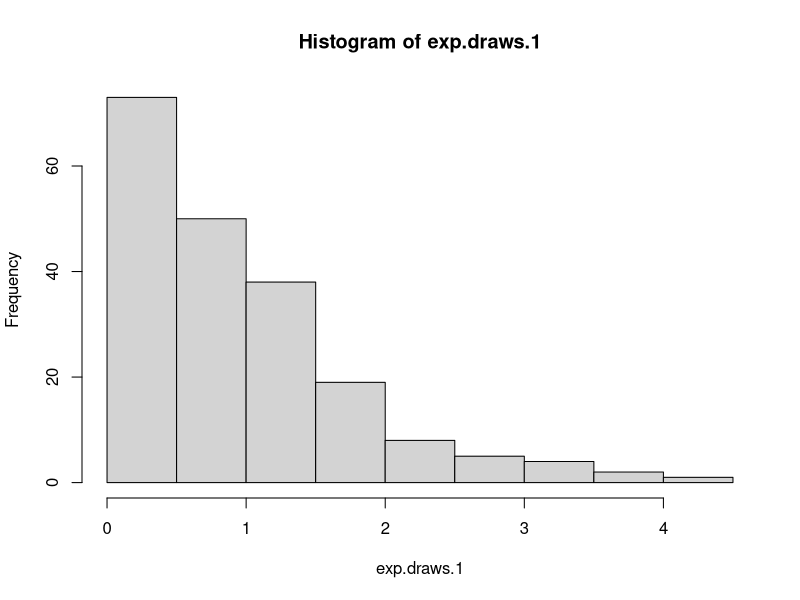
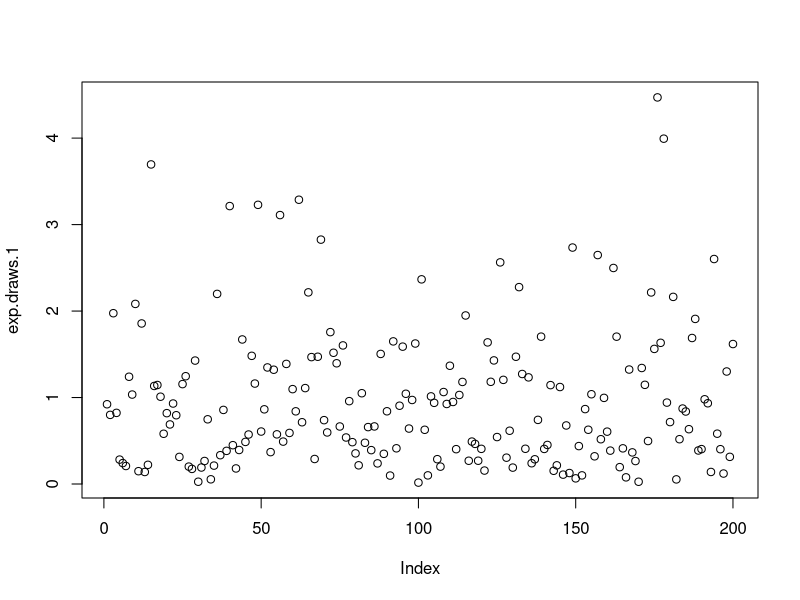
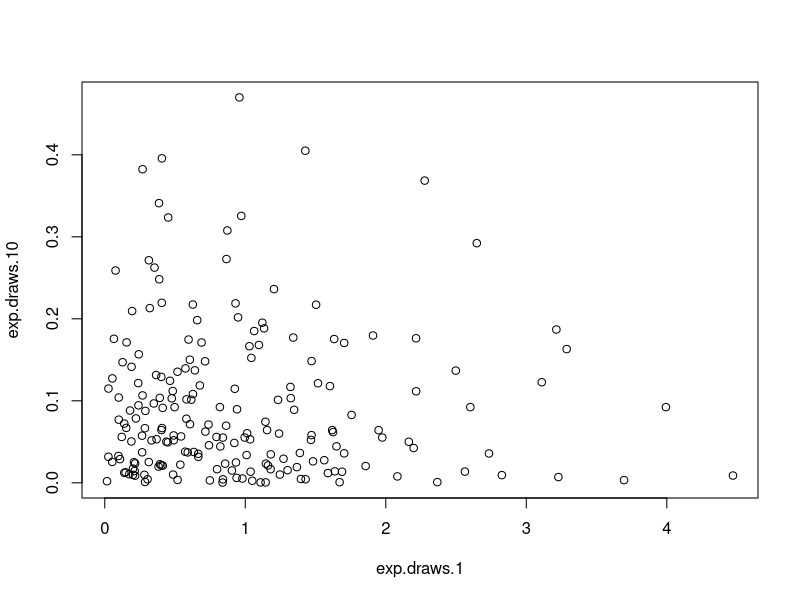
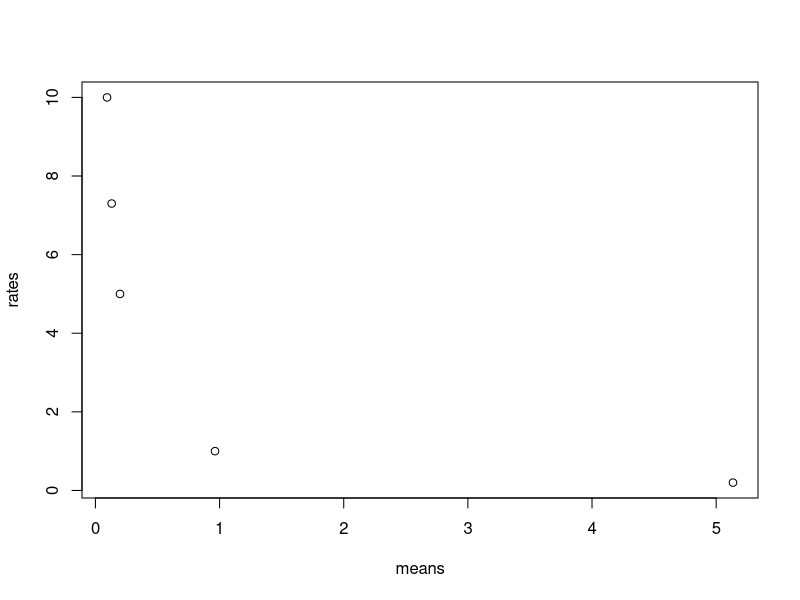
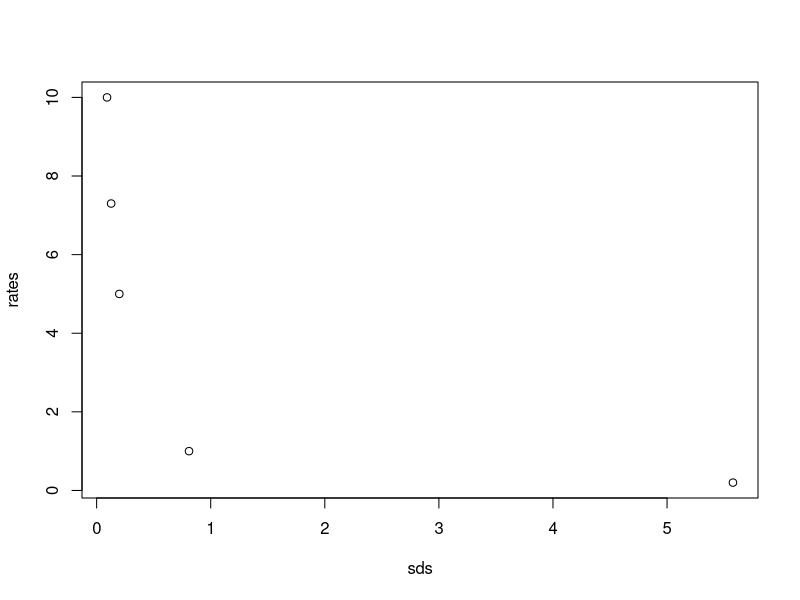
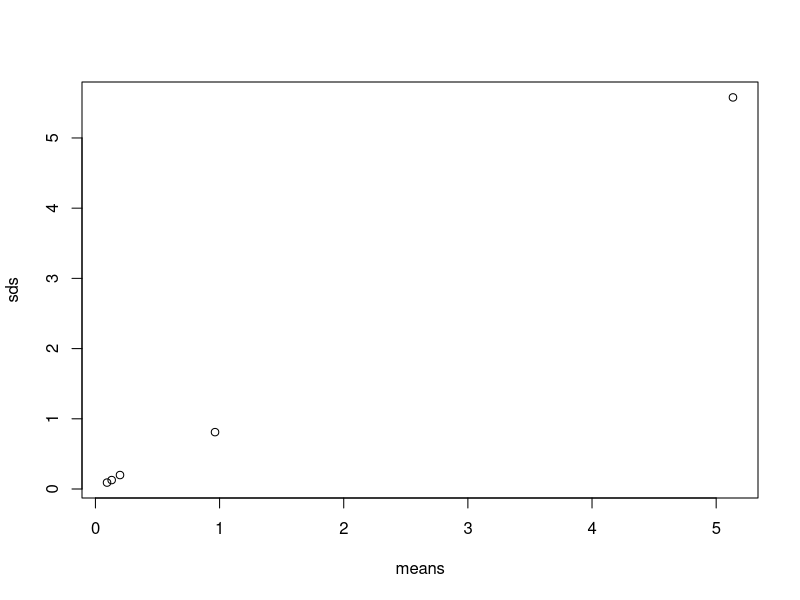
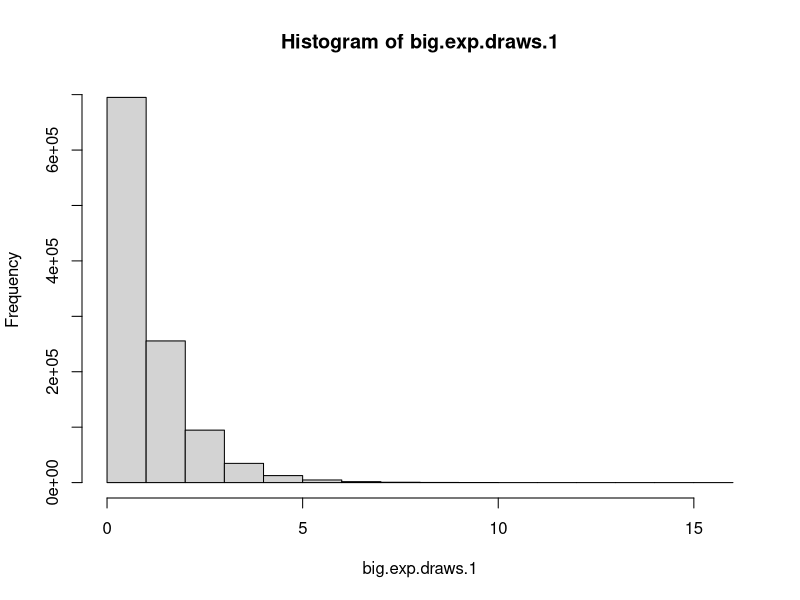
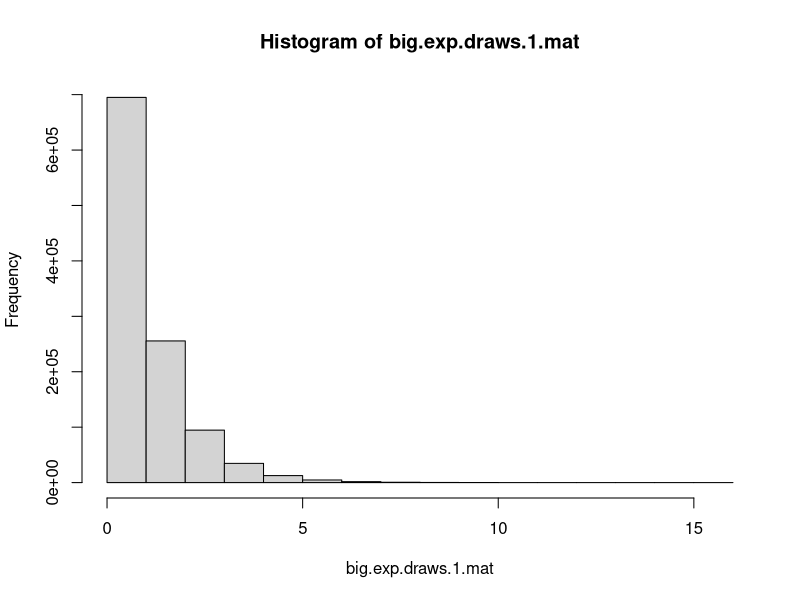

The R script that drew these images, in order:
# PART 1
# Exercise 1
rates = c(1, 0.2, 5, 7.3, 10)  # create a vector of rates
exp.draws.1 <-  rexp(n = 200)  # create 200x1 vectors of random draws from each rate

# Exercise 2
exp.draws.0.2 <-  rexp(n = 200, rate = 0.2)
exp.draws.5 <-  rexp(n = 200, rate = 5)
exp.draws.7.3 <-  rexp(n = 200, rate = 7.3)
exp.draws.10 <-  rexp(n = 200, rate = 10)

# Exercise 3
hist(exp.draws.1)
plot(exp.draws.1)
plot(exp.draws.1, exp.draws.10)

# Exercise 4
exp.draws <- data.frame(exp.draws.1, exp.draws.0.2, exp.draws.5, exp.draws.7.3, exp.draws.10)
means <- apply(exp.draws, 2, mean)
sds <- apply(exp.draws, 2, sd)

plot(means, rates)  # mean of exp is the inverse of rate --> that's what we see in simulated data
plot(sds, rates)  # for rate = 1, stdev = mean, so the plot is the same
plot(means, sds)  # same here: stdev = mean --> all poinst lie on 45-degree line


# PART 2
# Exercise 5
big.exp.draws.1 <- rexp(n = 1.1 * 10**6)  # simulate 1.1 mln of std expon
mean(big.exp.draws.1)  # empirical mean = empirical stdev and almost equal to rate which is what we expect
sd(big.exp.draws.1)  # empirical mean = empirical stdev and almost equal to rate which is what we expect
hist(big.exp.draws.1)  # no, it doesn't. it matches and should match PDF of exponential, not CDF

mean(big.exp.draws.1[big.exp.draws.1>1])  # find meand among values > 1

big.exp.draws.1.mat <- matrix(big.exp.draws.1, nrow = 1100, ncol = 1000)
matrix_histogram <- hist(big.exp.draws.1.mat)  # create a histogram from matrix. as the absolute size increases,
# density / counts fall. we can see it by looking at mids which is cell midpoints: they increase and density / counts fall
mean(big.exp.draws.1.mat[371,]) # calculate the mean of 371-st row
apply(big.exp.draws.1.mat, 1, mean)
hist(apply(big.exp.draws.1.mat, 1, mean))  # simulated means are centerd around true mean but are distributed around it.
# this is LLN + CLT at work